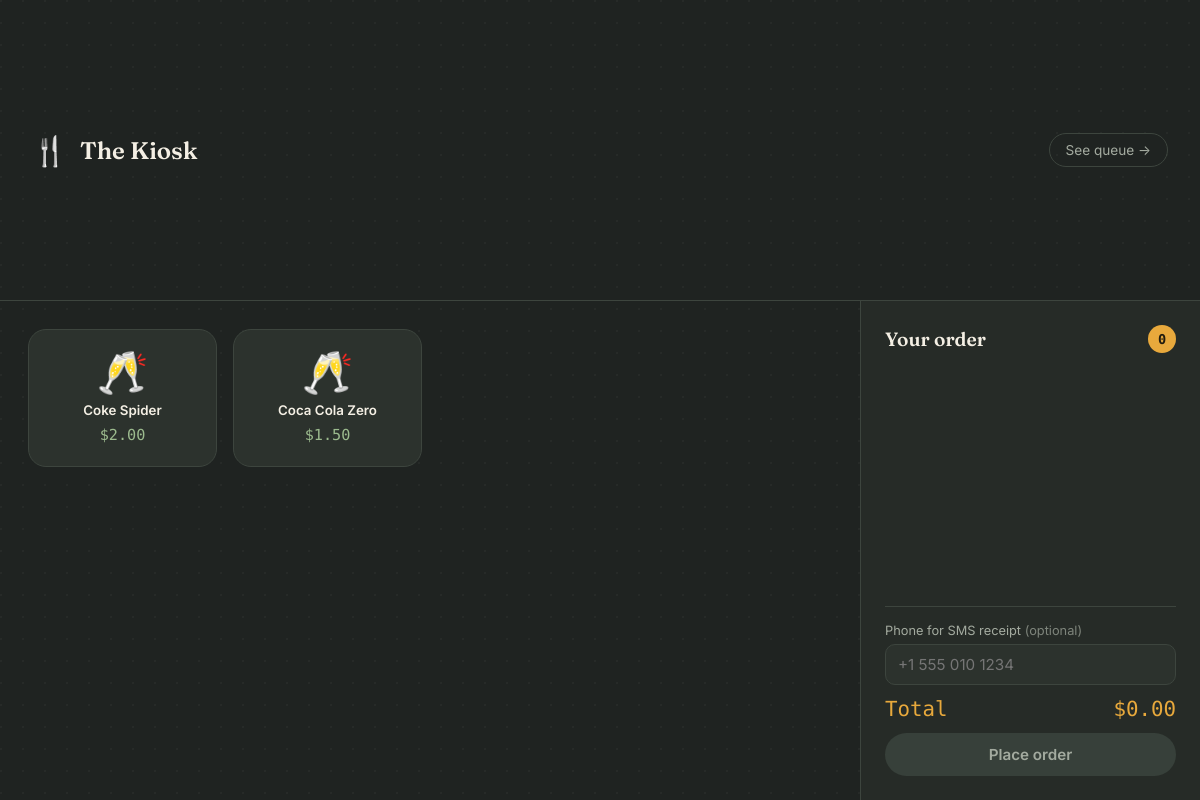
Before: /menu with the older database file.
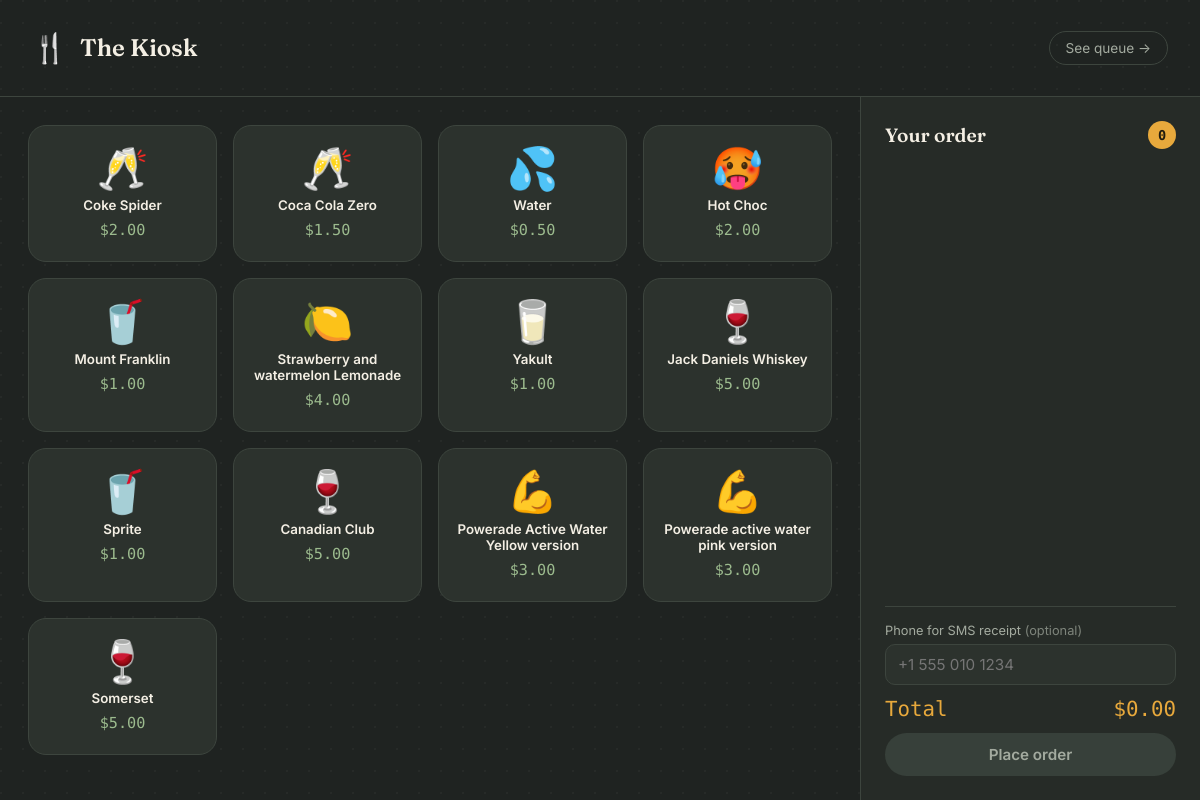
After: the same page with the newer database file.
### tables this page shows
CREATE TABLE settings (
            key TEXT PRIMARY KEY,
            value TEXT
        );

CREATE TABLE menu_items (
            id INTEGER PRIMARY KEY AUTOINCREMENT,
            emoji TEXT NOT NULL,
            name TEXT NOT NULL,
            price REAL NOT NULL,
            sort_order INTEGER DEFAULT 0
        );

### app.py (the view)
@app.route("/menu")
def menu():
    db = get_db()
    items = db.execute(
        "SELECT * FROM menu_items ORDER BY sort_order ASC, id ASC"
    ).fetchall()
    business_name = get_setting("business_name", "The Kiosk")
    return render_template("menu.html", items=items, business_name=business_name)

### app.py (called while the page is built)
def get_db():
    if "db" not in g:
        g.db = sqlite3.connect(DB_PATH)
        g.db.row_factory = sqlite3.Row
    return g.db

def get_setting(key, default=None):
    db = get_db()
    row = db.execute("SELECT value FROM settings WHERE key = ?", (key,)).fetchone()
    return row["value"] if row else default

### templates/menu.html (shortened to what this page needs)
{% extends "base.html" %}
{% block body_class %}page-menu{% endblock %}
{% block content %}
<div class="kiosk-shell">
  <header class="kiosk-header">
    <div class="kiosk-brand">
      <span class="kiosk-brand-mark">🍴</span>
      <h1>{{ business_name }}</h1>
    </div>
    <a class="queue-pill" href="{{ url_for('queue_page') }}" target="_blank" rel="noopener">See queue →</a>
  </header>
  <main class="menu-grid" id="menu-grid">
    {% for item in items %}
    <button class="menu-card" type="button"
            data-id="{{ item.id }}"
            data-name="{{ item.name }}"
            data-price="{{ item.price }}"
            data-emoji="{{ item.emoji }}">
      <span class="menu-card-emoji">{{ item.emoji }}</span>
      <span class="menu-card-name">{{ item.name }}</span>
      <span class="menu-card-price">${{ "%.2f"|format(item.price) }}</span>
    </button>
    {% else %}
    <p class="empty-state">No items yet — an admin needs to add some in the dashboard.</p>
    {% endfor %}
  </main>
  <aside class="cart-drawer" id="cart-drawer">
    <div class="cart-header">
      <h2>Your order</h2>
      <span class="cart-count" id="cart-count">0</span>
    </div>
    <div class="cart-lines" id="cart-lines">
    </div>
    <div class="cart-footer">
      <label class="cart-phone-label">
        <span>Phone for SMS receipt <em>(optional)</em></span>
        <input type="tel" id="cart-phone" placeholder="+1 555 010 1234">
      </label>
      <div class="cart-total-row">
        <span>Total</span>
        <span id="cart-total">$0.00</span>
      </div>
      <button class="btn btn-primary btn-block" id="place-order-btn" disabled>Place order</button>
    </div>
  </aside>
</div>
{% endblock %}

### templates/base.html (shortened to what this page needs)
<!DOCTYPE html>
<html lang="en">
<head>
<link rel="stylesheet" href="{{ url_for('static', filename='css/style.css') }}">
</head>
<body class="{% block body_class %}{% endblock %}">
{% block content %}{% endblock %}
</body>
</html>

### static/css/style.css (style rules this page uses)
:root { --bg: #1F2321; --bg-raised: #262B27; --surface: #2C322D; --surface-hi: #37403A; --line: #3D453E; --cream: #F4EFE4; --muted: #A3AA9F; --marigold: #E8A93C; --marigold-dim: #C8912F; --basil: #7C9473; --basil-bright: #9CBB8E; --ticket-red: #C1502E; --display: "Fraunces", Georgia, serif; --body: "Inter", -apple-system, BlinkMacSystemFont, sans-serif; --mono: "Space Mono", ui-monospace, monospace; --radius: 18px; --radius-sm: 10px; --shadow-soft: 0 12px 30px rgba(0, 0, 0, 0.35); }
* { box-sizing: border-box; }
html, body { margin: 0; padding: 0; background: var(--bg); color: var(--cream); font-family: var(--body); min-height: 100vh; -webkit-tap-highlight-color: transparent; }
body { background-image: radial-gradient(circle at 1px 1px, rgba(244, 239, 228, 0.035) 1px, transparent 0); background-size: 22px 22px; }
h1, h2, h3 { font-family: var(--display); margin: 0; font-weight: 600; }
a { color: inherit; }
button, input { font-family: inherit; }
.btn { display: inline-flex; align-items: center; justify-content: center; gap: 8px; padding: 12px 20px; border-radius: 999px; border: none; font-weight: 600; font-size: 0.95rem; cursor: pointer; text-decoration: none; transition: transform 0.12s ease, background 0.15s ease, opacity 0.15s ease; }
.btn-block { width: 100%; }
.btn-primary { background: var(--marigold); color: #201B0E; }
.btn-primary:disabled { background: var(--surface-hi); color: var(--muted); cursor: not-allowed; }
.kiosk-shell { display: grid; grid-template-columns: 1fr 340px; min-height: 100vh; }
.kiosk-header { grid-column: 1 / -1; display: flex; align-items: center; justify-content: space-between; padding: 22px 32px; border-bottom: 1px solid var(--line); }
.kiosk-brand { display: flex; align-items: center; gap: 12px; }
.kiosk-brand-mark { font-size: 1.8rem; }
.kiosk-brand h1 { font-size: 1.5rem; }
.queue-pill { border: 1px solid var(--line); padding: 8px 16px; border-radius: 999px; font-size: 0.85rem; text-decoration: none; color: var(--muted); }
.menu-grid { grid-column: 1; padding: 28px; display: grid; grid-template-columns: repeat(auto-fill, minmax(160px, 1fr)); gap: 16px; align-content: start; }
.menu-card { background: var(--surface); border: 1px solid var(--line); border-radius: var(--radius); padding: 22px 16px; display: flex; flex-direction: column; align-items: center; gap: 8px; cursor: pointer; color: var(--cream); transition: transform 0.12s ease, border-color 0.15s ease, background 0.15s ease; }
.menu-card-emoji { font-size: 2.6rem; line-height: 1; }
.menu-card-name { font-weight: 600; text-align: center; }
.menu-card-price { font-family: var(--mono); color: var(--basil-bright); font-size: 0.95rem; }
.cart-drawer { grid-column: 2; background: var(--bg-raised); border-left: 1px solid var(--line); display: flex; flex-direction: column; padding: 24px; gap: 16px; }
.cart-header { display: flex; align-items: center; justify-content: space-between; }
.cart-header h2 { font-size: 1.2rem; }
.cart-count { background: var(--marigold); color: #201B0E; font-family: var(--mono); font-weight: 700; border-radius: 999px; width: 28px; height: 28px; display: flex; align-items: center; justify-content: center; font-size: 0.85rem; }
.cart-lines { flex: 1; overflow-y: auto; display: flex; flex-direction: column; gap: 10px; }
.cart-footer { border-top: 1px solid var(--line); padding-top: 16px; display: flex; flex-direction: column; gap: 12px; }
.cart-phone-label { display: flex; flex-direction: column; gap: 6px; font-size: 0.8rem; color: var(--muted); }
.cart-phone-label em { font-style: normal; opacity: 0.7; }
.cart-phone-label input { background: var(--surface); border: 1px solid var(--line); border-radius: var(--radius-sm); padding: 10px 12px; color: var(--cream); font-size: 0.95rem; }
.cart-total-row { display: flex; align-items: baseline; justify-content: space-between; font-family: var(--mono); font-size: 1.3rem; color: var(--marigold); }

Changed rows visible on the page:
added menu_items: emoji "💦", name "Water", price "0.50"
added menu_items: emoji "🥵", name "Hot Choc", price "2.00"
added menu_items: emoji "🥤", name "Mount Franklin", price "1.00"
added menu_items: emoji "🍋", name "Strawberry and watermelon Lemonade", price "4.00"
added menu_items: emoji "🥛", name "Yakult", price "1.00"
added menu_items: emoji "🍷", name "Jack Daniels Whiskey", price "5.00"
added menu_items: emoji "🥤", name "Sprite", price "1.00"
added menu_items: emoji "🍷", name "Canadian Club", price "5.00"
added menu_items: emoji "💪", name "Powerade Active Water Yellow version", price "3.00"
added menu_items: emoji "💪", name "Powerade active water pink version", price "3.00"
added menu_items: emoji "🍷", name "Somerset", price "5.00"
